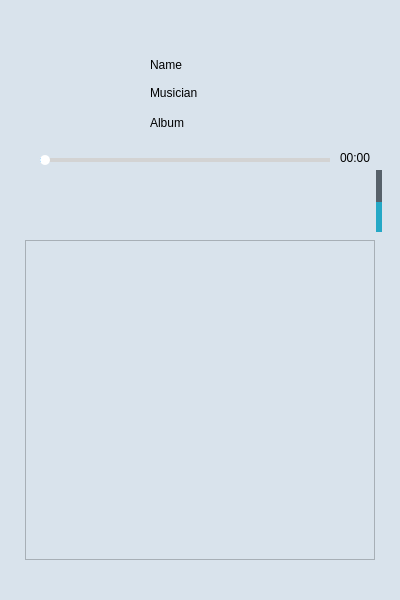
<?xml version="1.0" encoding="UTF-8"?>
<ui version="4.0">
 <class>IcePlayer</class>
 <widget class="QWidget" name="IcePlayer">
  <property name="geometry">
   <rect>
    <x>0</x>
    <y>0</y>
    <width>400</width>
    <height>600</height>
   </rect>
  </property>
  <property name="windowTitle">
   <string>IcePlayer</string>
  </property>
  <property name="styleSheet">
   <string notr="true">background-color:rgb(217, 227, 236)</string>
  </property>
  <widget class="QLabel" name="picLabel">
   <property name="geometry">
    <rect>
     <x>40</x>
     <y>45</y>
     <width>100</width>
     <height>100</height>
    </rect>
   </property>
   <property name="minimumSize">
    <size>
     <width>100</width>
     <height>100</height>
    </size>
   </property>
   <property name="maximumSize">
    <size>
     <width>100</width>
     <height>100</height>
    </size>
   </property>
   <property name="styleSheet">
    <string notr="true"/>
   </property>
   <property name="text">
    <string/>
   </property>
   <property name="pixmap">
    <pixmap resource="resource.qrc">:/Resources/default_album.jpg</pixmap>
   </property>
   <property name="scaledContents">
    <bool>true</bool>
   </property>
  </widget>
  <widget class="iceLabel" name="nameLabel">
   <property name="geometry">
    <rect>
     <x>150</x>
     <y>55</y>
     <width>220</width>
     <height>20</height>
    </rect>
   </property>
   <property name="minimumSize">
    <size>
     <width>220</width>
     <height>20</height>
    </size>
   </property>
   <property name="maximumSize">
    <size>
     <width>220</width>
     <height>20</height>
    </size>
   </property>
   <property name="text">
    <string>Name</string>
   </property>
  </widget>
  <widget class="QLabel" name="musicianLabel">
   <property name="geometry">
    <rect>
     <x>150</x>
     <y>85</y>
     <width>220</width>
     <height>15</height>
    </rect>
   </property>
   <property name="minimumSize">
    <size>
     <width>220</width>
     <height>15</height>
    </size>
   </property>
   <property name="maximumSize">
    <size>
     <width>220</width>
     <height>15</height>
    </size>
   </property>
   <property name="text">
    <string>Musician</string>
   </property>
  </widget>
  <widget class="QLabel" name="albumLabel">
   <property name="geometry">
    <rect>
     <x>150</x>
     <y>115</y>
     <width>220</width>
     <height>15</height>
    </rect>
   </property>
   <property name="minimumSize">
    <size>
     <width>220</width>
     <height>15</height>
    </size>
   </property>
   <property name="maximumSize">
    <size>
     <width>220</width>
     <height>15</height>
    </size>
   </property>
   <property name="text">
    <string>Album</string>
   </property>
  </widget>
  <widget class="QSlider" name="playSlider">
   <property name="geometry">
    <rect>
     <x>40</x>
     <y>150</y>
     <width>290</width>
     <height>20</height>
    </rect>
   </property>
   <property name="styleSheet">
    <string notr="true">QSlider::groove:horizontal
{
border:0px;
height:4px;
}

QSlider::sub-page:horizontal
{
background:#0096ff;
}

QSlider::add-page:horizontal
{
background:lightgray;
}

QSlider::handle:horizontal
{
background:white;
width:10px;
border:#51b5fb 10px;
border-radius:5px;
margin:-3px 0px -3px 0px;
}</string>
   </property>
   <property name="maximum">
    <number>0</number>
   </property>
   <property name="value">
    <number>0</number>
   </property>
   <property name="orientation">
    <enum>Qt::Horizontal</enum>
   </property>
  </widget>
  <widget class="QLabel" name="timeLabel">
   <property name="geometry">
    <rect>
     <x>340</x>
     <y>150</y>
     <width>51</width>
     <height>16</height>
    </rect>
   </property>
   <property name="text">
    <string>00:00</string>
   </property>
  </widget>
  <widget class="QTableWidget" name="playlistTable">
   <property name="geometry">
    <rect>
     <x>25</x>
     <y>240</y>
     <width>350</width>
     <height>320</height>
    </rect>
   </property>
   <property name="styleSheet">
    <string notr="true">QScrollBar
{
background:transparent;
 width: 5px;
}

QScrollBar::handle
{
background:lightgray;
 border:2px solid transparent; 
border-radius:5px;
}
		
QScrollBar::handle:hover
{
background:gray;
}

QScrollBar::sub-line
{
background:transparent;
}

QScrollBar::add-line
{
background:transparent;
}</string>
   </property>
  </widget>
  <widget class="QPushButton" name="addButton">
   <property name="geometry">
    <rect>
     <x>40</x>
     <y>190</y>
     <width>31</width>
     <height>31</height>
    </rect>
   </property>
   <property name="focusPolicy">
    <enum>Qt::ClickFocus</enum>
   </property>
   <property name="styleSheet">
    <string notr="true">background-color:rgb(255,255,255);
border-style:solid;
border-width:0px;
border-color:rgb(255,255,255);
background:transparent;
</string>
   </property>
   <property name="text">
    <string/>
   </property>
   <property name="icon">
    <iconset resource="resource.qrc">
     <normaloff>:/Resources/add.png</normaloff>:/Resources/add.png</iconset>
   </property>
   <property name="iconSize">
    <size>
     <width>25</width>
     <height>25</height>
    </size>
   </property>
   <property name="flat">
    <bool>true</bool>
   </property>
  </widget>
  <widget class="QPushButton" name="modeButton">
   <property name="geometry">
    <rect>
     <x>290</x>
     <y>190</y>
     <width>31</width>
     <height>31</height>
    </rect>
   </property>
   <property name="focusPolicy">
    <enum>Qt::NoFocus</enum>
   </property>
   <property name="styleSheet">
    <string notr="true">background-color:rgb(255,255,255);
border-style:solid;
border-width:0px;
border-color:rgb(255,255,255);
background:transparent;
</string>
   </property>
   <property name="text">
    <string/>
   </property>
   <property name="icon">
    <iconset resource="resource.qrc">
     <normaloff>:/Resources/mode.png</normaloff>:/Resources/mode.png</iconset>
   </property>
   <property name="iconSize">
    <size>
     <width>25</width>
     <height>25</height>
    </size>
   </property>
   <property name="flat">
    <bool>true</bool>
   </property>
  </widget>
  <widget class="QPushButton" name="lastButton">
   <property name="geometry">
    <rect>
     <x>120</x>
     <y>185</y>
     <width>41</width>
     <height>41</height>
    </rect>
   </property>
   <property name="focusPolicy">
    <enum>Qt::ClickFocus</enum>
   </property>
   <property name="styleSheet">
    <string notr="true">
border-style:solid;
border-width:0px;
background:transparent;

</string>
   </property>
   <property name="text">
    <string/>
   </property>
   <property name="icon">
    <iconset resource="resource.qrc">
     <normaloff>:/Resources/last.png</normaloff>:/Resources/last.png</iconset>
   </property>
   <property name="iconSize">
    <size>
     <width>40</width>
     <height>40</height>
    </size>
   </property>
   <property name="flat">
    <bool>true</bool>
   </property>
  </widget>
  <widget class="QPushButton" name="nextButton">
   <property name="geometry">
    <rect>
     <x>240</x>
     <y>185</y>
     <width>41</width>
     <height>41</height>
    </rect>
   </property>
   <property name="focusPolicy">
    <enum>Qt::WheelFocus</enum>
   </property>
   <property name="styleSheet">
    <string notr="true">background-color:rgba(255,255,255,0);
border-style:solid;
border-width:0px;
border-color:rgba(255,255,255,0);
background:transparent;

</string>
   </property>
   <property name="text">
    <string/>
   </property>
   <property name="icon">
    <iconset resource="resource.qrc">
     <normaloff>:/Resources/next.png</normaloff>:/Resources/next.png</iconset>
   </property>
   <property name="iconSize">
    <size>
     <width>40</width>
     <height>40</height>
    </size>
   </property>
   <property name="flat">
    <bool>true</bool>
   </property>
  </widget>
  <widget class="QPushButton" name="lyricButton">
   <property name="geometry">
    <rect>
     <x>80</x>
     <y>190</y>
     <width>31</width>
     <height>31</height>
    </rect>
   </property>
   <property name="focusPolicy">
    <enum>Qt::NoFocus</enum>
   </property>
   <property name="styleSheet">
    <string notr="true">background-color:rgb(255,255,255);
border-style:solid;
border-width:0px;
border-color:rgb(255,255,255);
background:transparent;
</string>
   </property>
   <property name="text">
    <string/>
   </property>
   <property name="icon">
    <iconset resource="resource.qrc">
     <normaloff>:/Resources/lyr.png</normaloff>:/Resources/lyr.png</iconset>
   </property>
   <property name="iconSize">
    <size>
     <width>25</width>
     <height>25</height>
    </size>
   </property>
   <property name="flat">
    <bool>true</bool>
   </property>
  </widget>
  <widget class="QPushButton" name="playButton">
   <property name="geometry">
    <rect>
     <x>170</x>
     <y>175</y>
     <width>61</width>
     <height>61</height>
    </rect>
   </property>
   <property name="styleSheet">
    <string notr="true">background-color:rgb(255,255,255);
border-style:solid;
border-width:0px;
border-color:rgb(255,255,255);
background:transparent;

</string>
   </property>
   <property name="text">
    <string/>
   </property>
   <property name="icon">
    <iconset resource="resource.qrc">
     <normaloff>:/Resources/play.png</normaloff>
     <normalon>:/Resources/pause.png</normalon>
     <disabledoff>:/Resources/play.png</disabledoff>
     <disabledon>:/Resources/pause.png</disabledon>:/Resources/play.png</iconset>
   </property>
   <property name="iconSize">
    <size>
     <width>60</width>
     <height>60</height>
    </size>
   </property>
   <property name="flat">
    <bool>true</bool>
   </property>
  </widget>
  <widget class="QPushButton" name="volButton">
   <property name="geometry">
    <rect>
     <x>333</x>
     <y>190</y>
     <width>31</width>
     <height>31</height>
    </rect>
   </property>
   <property name="focusPolicy">
    <enum>Qt::StrongFocus</enum>
   </property>
   <property name="styleSheet">
    <string notr="true">background-color:rgb(255,255,255);
border-style:solid;
border-width:0px;
border-color:rgb(255,255,255);
background:transparent;</string>
   </property>
   <property name="text">
    <string/>
   </property>
   <property name="icon">
    <iconset resource="resource.qrc">
     <normaloff>:/Resources/volume.png</normaloff>:/Resources/volume.png</iconset>
   </property>
   <property name="iconSize">
    <size>
     <width>25</width>
     <height>25</height>
    </size>
   </property>
   <property name="flat">
    <bool>true</bool>
   </property>
  </widget>
  <widget class="QPushButton" name="mminButton">
   <property name="geometry">
    <rect>
     <x>307</x>
     <y>3</y>
     <width>29</width>
     <height>31</height>
    </rect>
   </property>
   <property name="focusPolicy">
    <enum>Qt::WheelFocus</enum>
   </property>
   <property name="styleSheet">
    <string notr="true">background-color:rgb(255,255,255);
border-style:solid;
border-width:0px;
border-color:rgb(255,255,255);
background:transparent;
</string>
   </property>
   <property name="text">
    <string/>
   </property>
   <property name="icon">
    <iconset resource="resource.qrc">
     <normaloff>:/Resources/minin.png</normaloff>:/Resources/minin.png</iconset>
   </property>
   <property name="iconSize">
    <size>
     <width>20</width>
     <height>20</height>
    </size>
   </property>
   <property name="flat">
    <bool>true</bool>
   </property>
  </widget>
  <widget class="QPushButton" name="minButton">
   <property name="geometry">
    <rect>
     <x>337</x>
     <y>3</y>
     <width>29</width>
     <height>31</height>
    </rect>
   </property>
   <property name="styleSheet">
    <string notr="true">background-color:rgba(255,255,255);
border-style:solid;
border-width:0px;
border-color:rgb(255,255,255);
background:transparent;
</string>
   </property>
   <property name="text">
    <string/>
   </property>
   <property name="icon">
    <iconset resource="resource.qrc">
     <normaloff>:/Resources/min.png</normaloff>:/Resources/min.png</iconset>
   </property>
   <property name="iconSize">
    <size>
     <width>20</width>
     <height>20</height>
    </size>
   </property>
   <property name="flat">
    <bool>true</bool>
   </property>
  </widget>
  <widget class="QPushButton" name="exitButton">
   <property name="geometry">
    <rect>
     <x>364</x>
     <y>3</y>
     <width>29</width>
     <height>31</height>
    </rect>
   </property>
   <property name="focusPolicy">
    <enum>Qt::StrongFocus</enum>
   </property>
   <property name="styleSheet">
    <string notr="true">background-color:rgb(255,255,255);
border-style:solid;
border-width:0px;
border-color:rgb(255,255,255);
background:transparent;
</string>
   </property>
   <property name="text">
    <string/>
   </property>
   <property name="icon">
    <iconset resource="resource.qrc">
     <normaloff>:/Resources/close.png</normaloff>:/Resources/close.png</iconset>
   </property>
   <property name="iconSize">
    <size>
     <width>20</width>
     <height>20</height>
    </size>
   </property>
   <property name="flat">
    <bool>true</bool>
   </property>
  </widget>
  <widget class="QPushButton" name="logoButton">
   <property name="geometry">
    <rect>
     <x>8</x>
     <y>2</y>
     <width>120</width>
     <height>48</height>
    </rect>
   </property>
   <property name="focusPolicy">
    <enum>Qt::ClickFocus</enum>
   </property>
   <property name="styleSheet">
    <string notr="true">background-color:rgb(255,255,255);
border-style:solid;
border-width:0px;
border-color:rgb(255,255,255);
background:transparent;
</string>
   </property>
   <property name="text">
    <string/>
   </property>
   <property name="icon">
    <iconset resource="resource.qrc">
     <normaloff>:/Resources/logo.png</normaloff>:/Resources/logo.png</iconset>
   </property>
   <property name="iconSize">
    <size>
     <width>120</width>
     <height>48</height>
    </size>
   </property>
   <property name="flat">
    <bool>true</bool>
   </property>
  </widget>
  <widget class="QSlider" name="volumeSlider">
   <property name="geometry">
    <rect>
     <x>362</x>
     <y>170</y>
     <width>35</width>
     <height>62</height>
    </rect>
   </property>
   <property name="styleSheet">
    <string notr="true">
     QSlider::add-page:vertical
     {     
        background-color: rgb(37, 168, 198); 
        width:4px;
     }
     QSlider::sub-page:vertical 
    {
        background-color: rgb(87, 97, 106); 
        width:4px;
     }
    QSlider::groove:vertical 
    {
        background:transparent;
        width:6px;
    }
    QSlider::handle:vertical 
    {
         height:-4px;
         width:12px;
         margin: -0 -4px; 
     }</string>
   </property>
   <property name="value">
    <number>50</number>
   </property>
   <property name="orientation">
    <enum>Qt::Vertical</enum>
   </property>
  </widget>
 </widget>
 <customwidgets>
  <customwidget>
   <class>iceLabel</class>
   <extends>QLabel</extends>
   <header location="global">icelabel.h</header>
  </customwidget>
 </customwidgets>
 <resources>
  <include location="resource.qrc"/>
 </resources>
 <connections/>
</ui>
